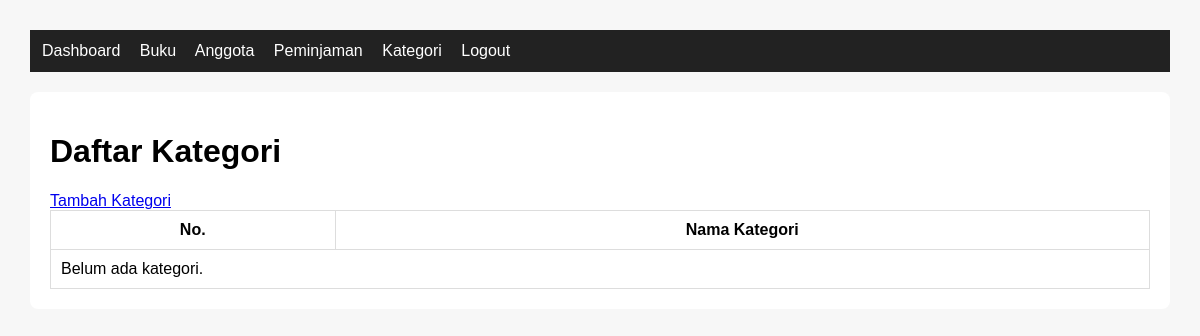
Page /kategori/ (signed in) on the earlier database version.
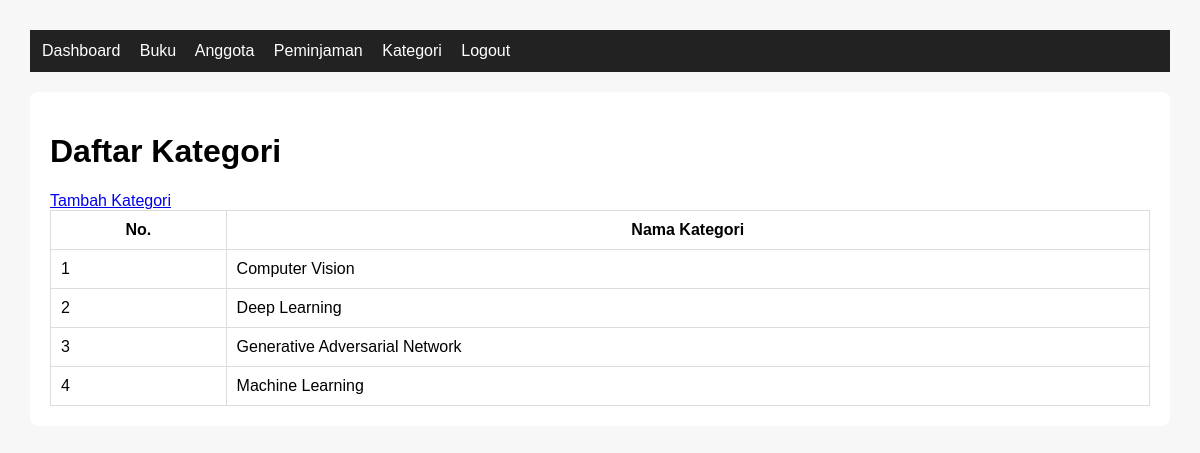
Same page on the later database version.
### perpustakaan/models.py (models this page shows, shortened)
class Kategori(models.Model):
    nama_kategori = models.CharField(max_length=100)

### perpustakaan/views.py (the view)
# urls.py: path('kategori/', views.daftar_kategori, name='daftar_kategori'),
@login_required
def daftar_kategori(request):
    kategori = Kategori.objects.all().order_by('nama_kategori')
    return render(
        request,
        'perpustakaan/daftar_kategori.html',
        {'kategori': kategori}
    )

### perpustakaan/templates/perpustakaan/daftar_kategori.html
{% extends 'perpustakaan/base.html' %} {% block content %}
<h1>Daftar Kategori</h1>
<a href="{% url 'tambah_kategori' %}">Tambah Kategori</a>
<table border="1" cellpadding="8">
  <thead>
    <tr>
      <th>No.</th>
      <th>Nama Kategori</th>
    </tr>
  </thead>
  <tbody>
    {% for item in kategori %}
    <tr>
      <td>{{ forloop.counter }}</td>
      <td>{{ item.nama_kategori }}</td>
    </tr>
    {% empty %}
    <tr>
      <td colspan="2">Belum ada kategori.</td>
    </tr>
    {% endfor %}
  </tbody>
</table>
{% endblock %}

Differences in the rows shown:
added Kategori: nama_kategori "Computer Vision"
added Kategori: nama_kategori "Deep Learning"
added Kategori: nama_kategori "Generative Adversarial Network"
added Kategori: nama_kategori "Machine Learning"
Other differences:
text no longer shown: "Belum ada kategori."
